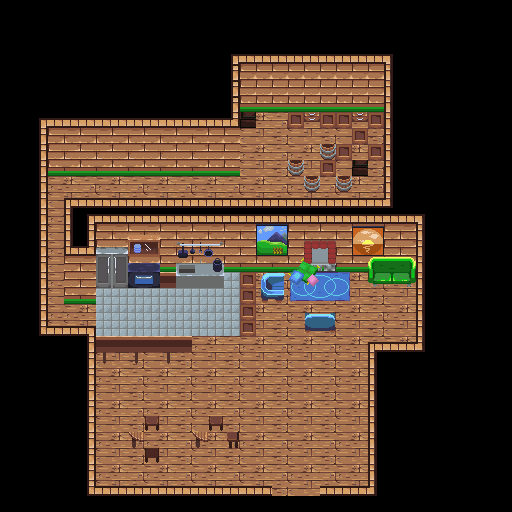

Tiled map render using the project's own tile images. Description and the map definition, with tile-layer contents summarised, below:
An orthogonal 32x32 tile map with 16x16 px tiles, 4 tile layers (background, buildings, midGround, foreGround), 2 tilesets and 1 object.

<map version="1.2" tiledversion="1.3.0" orientation="orthogonal" renderorder="right-down" compressionlevel="0" width="32" height="32" tilewidth="16" tileheight="16" infinite="0" nextlayerid="9" nextobjectid="35">
 <tileset firstgid="1" source="InteriorSpriteSheet.tsx" />
 <tileset firstgid="10001" source="MasterSpriteSheet.tsx" />
 <layer id="1" name="background" width="32" height="32">
  <data>[1024 cells, 478 non-empty, 19 distinct tile ids]</data>
 </layer>
 <layer id="3" name="buildings" width="32" height="32">
  <data>[1024 cells, 181 non-empty, 50 distinct tile ids]</data>
 </layer>
 <layer id="4" name="midGround" width="32" height="32">
  <data>[1024 cells, 9 non-empty, 9 distinct tile ids]</data>
 </layer>
 <layer id="5" name="foreGround" width="32" height="32">
  <data>[1024 cells, 54 non-empty, 28 distinct tile ids]</data>
 </layer>
 <objectgroup id="8" name="Portal">
  <object id="34" x="277" y="485" width="37" height="6.6667">
   <properties>
    <property name="Click" value="false" />
    <property name="SafteyOffSetX" value="0" />
    <property name="SafteyOffSetY" value="-50" />
    <property name="standardFrom" value="Cafe" />
    <property name="standardTo" value="OverWorld" />
   </properties>
  </object>
 </objectgroup>
</map>
